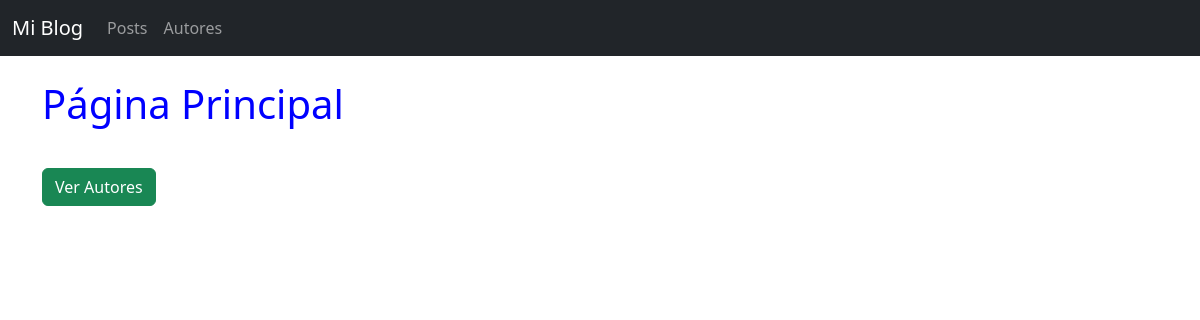
The page /blog/ on the database as committed earlier.
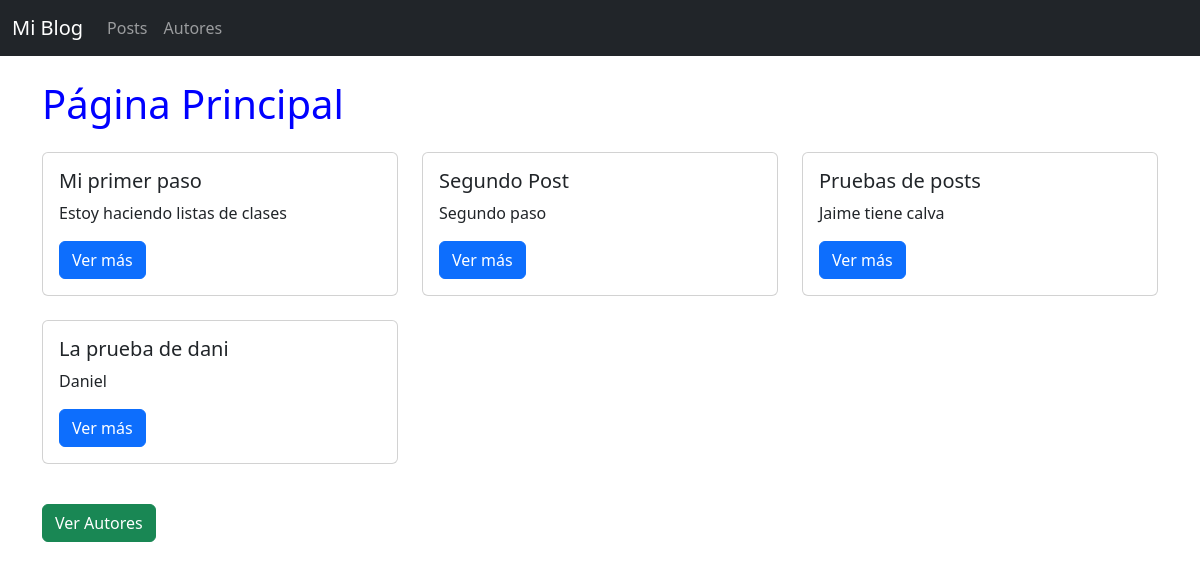
The same page on the database as committed later.
### blog/models.py (models this page shows, shortened)
class Post(models.Model):
    titulo = models.CharField(max_length=200)
    autor = models.ForeignKey('Autor',on_delete=models.CASCADE, related_name='posts')
    cuerpo = models.TextField()
    email = models.EmailField(default='ruben@gmail.com')

### blog/views.py (the view)
# urls.py: path('', views.inicio, name='inicio' ),
def inicio(request):
    posts = Post.objects.all()
    autores = Autor.objects.all()
    contexto = {'posts': posts,  'autores':autores}
    return render(request, 'blog/inicio.html', contexto )

### blog/templates/blog/inicio.html
{% extends 'blog/base.html' %}
{% block titulo %}Página Principal{% endblock %}
{% block contenido %}
<div class="row">
    {% for post in posts %}
    <div class="col-md-4 mb-4">
        <div class="card h-100">
            <div class="card-body">
                <h5 class="card-title">{{ post.titulo }}</h5>
                <p class="card-text">{{ post.cuerpo|truncatechars:50 }}</p>
                <a href="{% url 'detalle_post' pk=post.pk %}" class="btn btn-primary">Ver más</a>
            </div>
        </div>
    </div>
    {% endfor %}
</div>
<a href="{% url 'autores' %}" class="btn btn-success mt-3">Ver Autores</a>
{% endblock %}

### blog/templates/blog/base.html (shortened to what this page needs)
{% load static %}
<!DOCTYPE html>
<html lang="es">
<head>
    <link rel="stylesheet" href="{%static 'css/blog.css'%} ">
    <link href="https://cdn.jsdelivr.net/npm/bootstrap@5.3.3/dist/css/bootstrap.min.css" rel="stylesheet">
</head>
<body>
    <nav class="navbar navbar-expand-lg navbar-dark bg-dark mb-4">
        <div class="container-fluid">
            <a class="navbar-brand" href="{% url 'inicio' %}">Mi Blog</a>
            <div class="collapse navbar-collapse" id="navbarNav">
                <ul class="navbar-nav me-auto mb-2 mb-lg-0">
                    <li class="nav-item"><a class="nav-link" href="{% url 'inicio' %}">Posts</a></li>
                    <li class="nav-item"><a class="nav-link" href="{% url 'autores' %}">Autores</a></li>
                </ul>
            </div>
        </div>
    </nav>
    <div class="container">
        <h1 class="mb-4">{% block titulo %}{% endblock %}</h1>
        {% block contenido %}{% endblock %}
    </div>
</body>
</html>

### blog/static/css/blog.css (style rules this page uses)
h1,h2 { color :blue !important; }

Rows that differ between the two databases and show on the page:
added Post: titulo "Mi primer paso", cuerpo "Estoy haciendo listas de clases"
added Post: titulo "Segundo Post", cuerpo "Segundo paso"
added Post: titulo "Pruebas de posts", cuerpo "Jaime tiene calva"
added Post: titulo "La prueba de dani", cuerpo "Daniel"
